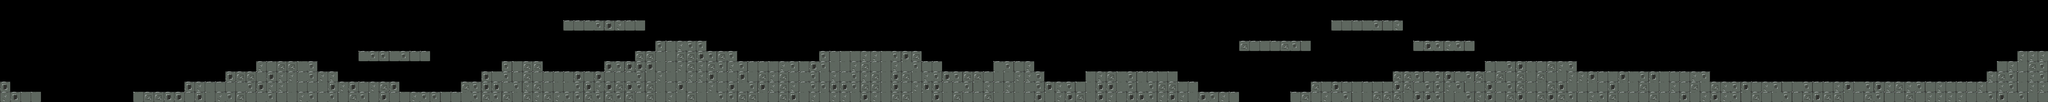

Tiled map render using the project's own tile images. Description and the whole map definition, tile-layer contents included, below:
An orthogonal 200x10 tile map with 32x32 px tiles, 1 tile layer (Tile Layer 1).

<map version="1.0" tiledversion="1.1.6" orientation="orthogonal" renderorder="right-down" width="200" height="10" tilewidth="32" tileheight="32" infinite="0" nextobjectid="1">
 <tileset firstgid="1" name="boxSheet" tilewidth="32" tileheight="32" tilecount="6" columns="6">
  <image source="../images/boxSheet.png" width="192" height="32" />
 </tileset>
 <layer name="Tile Layer 1" width="200" height="10">
  <data encoding="csv">
0,0,0,0,0,0,0,0,0,0,0,0,0,0,0,0,0,0,0,0,0,0,0,0,0,0,0,0,0,0,0,0,0,0,0,0,0,0,0,0,0,0,0,0,0,0,0,0,0,0,0,0,0,0,0,0,0,0,0,0,0,0,0,0,0,0,0,0,0,0,0,0,0,0,0,0,0,0,0,0,0,0,0,0,0,0,0,0,0,0,0,0,0,0,0,0,0,0,0,0,0,0,0,0,0,0,0,0,0,0,0,0,0,0,0,0,0,0,0,0,0,0,0,0,0,0,0,0,0,0,0,0,0,0,0,0,0,0,0,0,0,0,0,0,0,0,0,0,0,0,0,0,0,0,0,0,0,0,0,0,0,0,0,0,0,0,0,0,0,0,0,0,0,0,0,0,0,0,0,0,0,0,0,0,0,0,0,0,0,0,0,0,0,0,0,0,0,0,0,0,
0,0,0,0,0,0,0,0,0,0,0,0,0,0,0,0,0,0,0,0,0,0,0,0,0,0,0,0,0,0,0,0,0,0,0,0,0,0,0,0,0,0,0,0,0,0,0,0,0,0,0,0,0,0,0,0,0,0,0,0,0,0,0,0,0,0,0,0,0,0,0,0,0,0,0,0,0,0,0,0,0,0,0,0,0,0,0,0,0,0,0,0,0,0,0,0,0,0,0,0,0,0,0,0,0,0,0,0,0,0,0,0,0,0,0,0,0,0,0,0,0,0,0,0,0,0,0,0,0,0,0,0,0,0,0,0,0,0,0,0,0,0,0,0,0,0,0,0,0,0,0,0,0,0,0,0,0,0,0,0,0,0,0,0,0,0,0,0,0,0,0,0,0,0,0,0,0,0,0,0,0,0,0,0,0,0,0,0,0,0,0,0,0,0,0,0,0,0,0,0,
0,0,0,0,0,0,0,0,0,0,0,0,0,0,0,0,0,0,0,0,0,0,0,0,0,0,0,0,0,0,0,0,0,0,0,0,0,0,0,0,0,0,0,0,0,0,0,0,0,0,0,0,0,0,0,2,2,2,3,1,6,2,5,0,0,0,0,0,0,0,0,0,0,0,0,0,0,0,0,0,0,0,0,0,0,0,0,0,0,0,0,0,0,0,0,0,0,0,0,0,0,0,0,0,0,0,0,0,0,0,0,0,0,0,0,0,0,0,0,0,0,0,0,0,0,0,0,0,0,0,5,5,2,5,3,2,6,0,0,0,0,0,0,0,0,0,0,0,0,0,0,0,0,0,0,0,0,0,0,0,0,0,0,0,0,0,0,0,0,0,0,0,0,0,0,0,0,0,0,0,0,0,0,0,0,0,0,0,0,0,0,0,0,0,0,0,0,0,0,0,
0,0,0,0,0,0,0,0,0,0,0,0,0,0,0,0,0,0,0,0,0,0,0,0,0,0,0,0,0,0,0,0,0,0,0,0,0,0,0,0,0,0,0,0,0,0,0,0,0,0,0,0,0,0,0,0,0,0,0,0,0,0,0,0,0,0,0,0,0,0,0,0,0,0,0,0,0,0,0,0,0,0,0,0,0,0,0,0,0,0,0,0,0,0,0,0,0,0,0,0,0,0,0,0,0,0,0,0,0,0,0,0,0,0,0,0,0,0,0,0,0,0,0,0,0,0,0,0,0,0,0,0,0,0,0,0,0,0,0,0,0,0,0,0,0,0,0,0,0,0,0,0,0,0,0,0,0,0,0,0,0,0,0,0,0,0,0,0,0,0,0,0,0,0,0,0,0,0,0,0,0,0,0,0,0,0,0,0,0,0,0,0,0,0,0,0,0,0,0,0,
0,0,0,0,0,0,0,0,0,0,0,0,0,0,0,0,0,0,0,0,0,0,0,0,0,0,0,0,0,0,0,0,0,0,0,0,0,0,0,0,0,0,0,0,0,0,0,0,0,0,0,0,0,0,0,0,0,0,0,0,0,0,0,0,3,2,6,3,3,0,0,0,0,0,0,0,0,0,0,0,0,0,0,0,0,0,0,0,0,0,0,0,0,0,0,0,0,0,0,0,0,0,0,0,0,0,0,0,0,0,0,0,0,0,0,0,0,0,0,0,0,4,2,5,2,4,3,5,0,0,0,0,0,0,0,0,0,0,2,1,3,6,3,2,0,0,0,0,0,0,0,0,0,0,0,0,0,0,0,0,0,0,0,0,0,0,0,0,0,0,0,0,0,0,0,0,0,0,0,0,0,0,0,0,0,0,0,0,0,0,0,0,0,0,0,0,0,0,0,0,
0,0,0,0,0,0,0,0,0,0,0,0,0,0,0,0,0,0,0,0,0,0,0,0,0,0,0,0,0,0,0,0,0,0,0,2,3,3,5,3,2,2,0,0,0,0,0,0,0,0,0,0,0,0,0,0,0,0,0,0,0,0,4,4,2,5,4,4,1,3,4,3,0,0,0,0,0,0,0,0,3,2,5,5,6,6,5,3,1,4,0,0,0,0,0,0,0,0,0,0,0,0,0,0,0,0,0,0,0,0,0,0,0,0,0,0,0,0,0,0,0,0,0,0,0,0,0,0,0,0,0,0,0,0,0,0,0,0,0,0,0,0,0,0,0,0,0,0,0,0,0,0,0,0,0,0,0,0,0,0,0,0,0,0,0,0,0,0,0,0,0,0,0,0,0,0,0,0,0,0,0,0,0,0,0,0,0,0,0,0,0,0,0,0,0,0,0,6,6,6,
0,0,0,0,0,0,0,0,0,0,0,0,0,0,0,0,0,0,0,0,0,0,0,0,0,6,2,4,4,5,3,0,0,0,0,0,0,0,0,0,0,0,0,0,0,0,0,0,0,3,5,4,4,0,0,0,0,0,0,1,3,1,1,1,5,2,6,4,6,4,3,6,3,2,2,5,6,3,5,1,3,5,5,6,4,2,5,6,5,3,2,2,0,0,0,0,0,2,3,2,6,0,0,0,0,0,0,0,0,0,0,0,0,0,0,0,0,0,0,0,0,0,0,0,0,0,0,0,0,0,0,0,0,0,0,0,0,0,0,0,0,0,0,0,0,2,5,3,1,2,2,4,6,3,0,0,0,0,0,0,0,0,0,0,0,0,0,0,0,0,0,0,0,0,0,0,0,0,0,0,0,0,0,0,0,0,0,0,0,0,0,0,0,0,0,5,6,5,4,3,
0,0,0,0,0,0,0,0,0,0,0,0,0,0,0,0,0,0,0,0,0,0,1,4,4,2,1,6,6,2,3,6,6,0,0,0,0,0,0,0,0,0,0,0,0,0,0,1,5,3,2,4,2,2,2,2,1,2,1,2,2,2,3,5,6,5,5,6,6,1,2,2,1,5,4,6,4,2,2,3,5,6,2,3,6,4,5,1,4,5,6,3,1,3,4,4,2,5,5,6,6,3,0,0,0,0,5,6,4,5,3,2,2,5,5,0,0,0,0,0,0,0,0,0,0,0,0,0,0,0,0,0,0,0,0,0,4,4,3,2,3,1,2,3,4,2,4,2,4,5,4,2,5,6,6,1,2,5,1,5,3,1,5,2,2,6,3,0,0,0,0,0,0,0,0,0,0,0,0,0,0,0,0,0,0,0,0,0,0,0,0,0,0,0,6,4,3,2,6,3,
1,0,0,0,0,0,0,0,0,0,0,0,0,0,0,0,0,0,1,6,2,2,2,2,3,1,6,6,5,2,2,5,1,6,1,2,6,4,1,0,0,0,0,0,0,4,3,1,1,2,3,6,4,2,5,5,3,1,6,1,4,1,3,4,5,2,1,2,2,6,2,1,5,3,1,6,4,6,2,3,3,1,1,3,4,4,5,1,2,6,1,1,2,2,3,5,6,2,6,5,2,3,1,6,3,5,5,1,1,5,3,5,3,4,4,5,2,0,0,0,0,0,0,0,0,0,0,0,4,5,1,2,5,2,5,5,1,4,2,3,3,6,3,5,2,1,2,3,4,2,5,4,1,5,5,5,2,1,5,5,4,5,5,6,2,4,5,4,6,3,1,2,6,3,5,5,3,2,2,6,1,5,3,1,6,4,6,3,2,6,2,2,2,6,2,6,3,5,6,6,
6,1,5,5,0,0,0,0,0,0,0,0,0,5,4,4,1,1,2,1,5,6,3,4,2,2,3,2,5,6,3,2,3,5,4,3,5,1,2,5,6,3,3,5,2,5,3,4,3,4,5,4,6,4,6,3,3,4,3,4,3,4,2,4,5,6,5,4,5,5,3,3,4,4,5,2,4,1,5,6,5,6,6,5,1,6,5,4,4,5,5,1,5,4,2,2,4,5,2,5,2,1,5,6,1,4,5,1,6,2,1,1,3,6,1,6,5,1,3,6,2,0,0,0,0,0,2,4,2,6,2,3,5,5,4,4,4,5,1,1,3,5,5,3,6,1,2,4,1,2,4,1,4,3,2,6,3,4,2,2,2,4,2,2,1,5,6,1,6,3,5,4,2,5,3,2,4,1,4,4,5,2,4,3,2,2,4,2,6,6,6,6,2,2,3,1,2,3,5,2
</data>
 </layer>
</map>